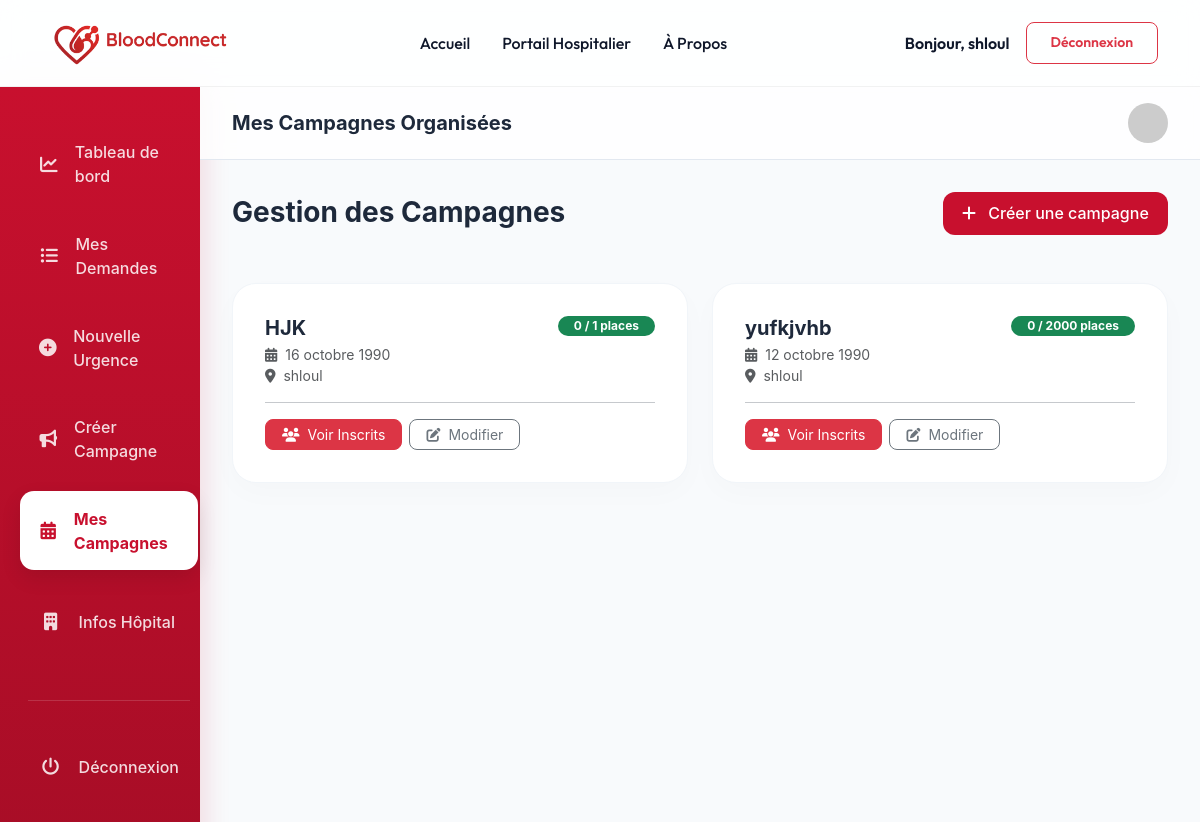
The app's page /campagnes/mes_campagnes/ (signed in), older data.
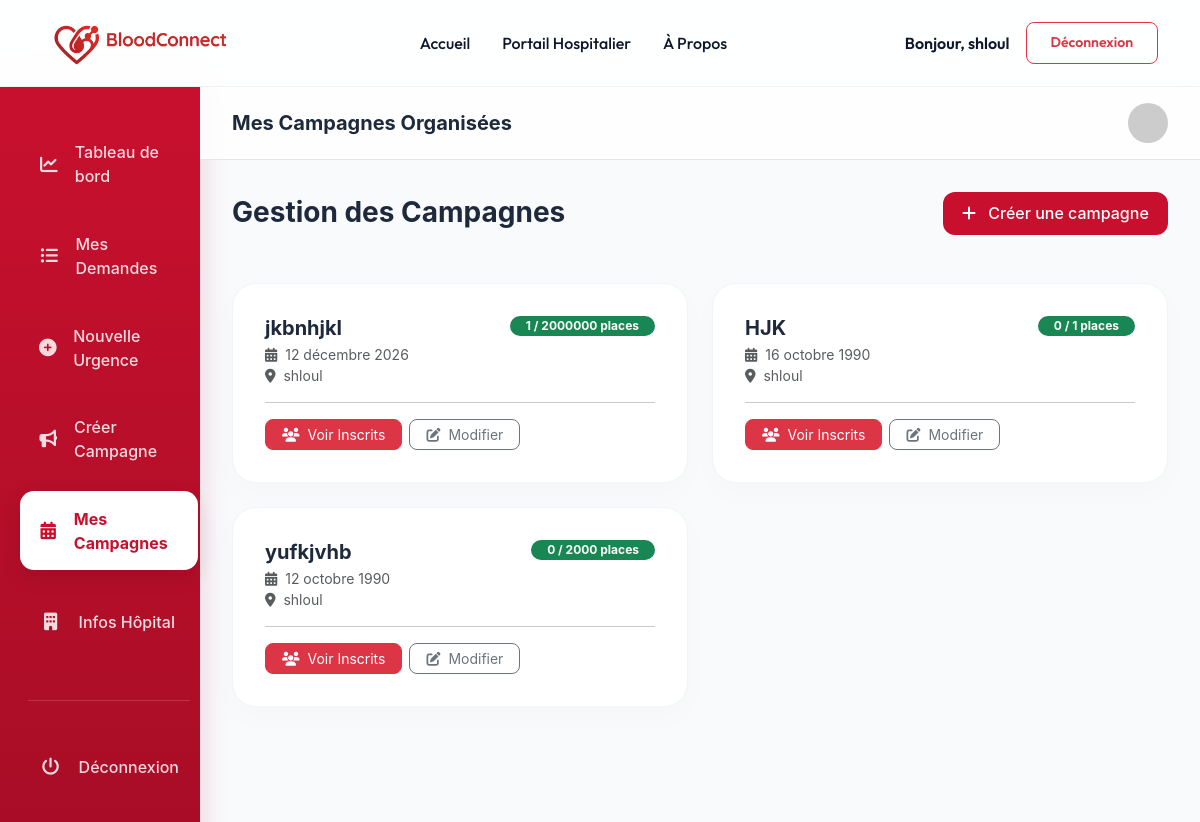
The same page, newer data.
### campagnes/models.py (models this page shows, shortened)
class Campagne(models.Model):
    hopital = models.ForeignKey('comptes.Hopital', on_delete=models.CASCADE, related_name='campagnes')
    nom = models.CharField(max_length=200)
    date = models.DateField()
    lieu = models.CharField(max_length=255)
    groupes_cibles = models.CharField(max_length=100)
    capacite_par_creneau = models.PositiveIntegerField(default=10)
    nb_creneaux = models.PositiveIntegerField(default=1)
    @property
    def capacite_totale(self):
        return self.capacite_par_creneau * self.nb_creneaux

### campagnes/views.py (the view)
# urls.py: path('mes_campagnes/', views.mes_campagnes, name='mes_campagnes'),
@login_required
def mes_campagnes(request):
    if request.user.role == 'donneur':
        inscriptions = Inscription.objects.filter(donneur=request.user.donneur).select_related('campagne')
        return render(request, 'campagnes/mes_campagnes_donneur.html', {'inscriptions': inscriptions})
    else:
        campagnes = request.user.hopital.campagnes.all().order_by('-date')
        return render(request, 'campagnes/mes_campagnes_hopital.html', {'campagnes': campagnes})

### campagnes/templates/campagnes/mes_campagnes_hopital.html (shortened to what this page needs)
{% load static %}
<!DOCTYPE html>
<html lang="fr">
<head>
    <link href="https://cdn.jsdelivr.net/npm/bootstrap@5.3.2/dist/css/bootstrap.min.css" rel="stylesheet">
    <link rel="stylesheet" href="https://cdnjs.cloudflare.com/ajax/libs/font-awesome/6.4.2/css/all.min.css">
</head>
<body>
    {% include 'header.html' %}
    <div class="container-fluid">
        <div class="row">
            <div class="col-lg-2 p-0 d-none d-lg-block">
                {% include 'demandes/sidebar_hopital.html' %}
            </div>
            <div class="col-lg-10 p-0">
                <div class="glass-header d-flex justify-content-between align-items-center">
                    <h5 class="fw-bold m-0">Mes Campagnes Organisées</h5>
                    <div class="d-flex align-items-center gap-3">
                        <img src="https://ui-avatars.com/api/?name={{ request.user.username }}&background=DC2626&color=fff" class="rounded-circle" width="40" alt="Avatar">
                    </div>
                </div>
                <div class="dashboard-content">
                    <div class="d-flex justify-content-between align-items-center mb-5">
                        <h3 class="fw-bold m-0">Gestion des Campagnes</h3>
                        <a href="{% url 'creer_campagne' %}" class="btn-red">
                            <i class="fas fa-plus me-2"></i> Créer une campagne
                        </a>
                    </div>
                    <div class="row g-4">
                        {% for c in campagnes %}
                            <div class="col-md-6">
                                <div class="card-custom">
                                    <div class="d-flex justify-content-between align-items-start mb-3">
                                        <div>
                                            <h5 class="fw-bold mb-1">{{ c.nom }}</h5>
                                            <p class="text-muted small mb-0"><i class="fas fa-calendar-alt me-1"></i> {{ c.date|date:"d F Y" }}</p>
                                            <p class="text-muted small mb-0"><i class="fas fa-map-marker-alt me-1"></i> {{ c.lieu }}</p>
                                        </div>
                                        <span class="badge {% if c.capacite_totale > c.inscriptions.count %}bg-success{% else %}bg-warning{% endif %} rounded-pill px-3">
                                            {{ c.inscriptions.count }} / {{ c.capacite_totale }} places
                                        </span>
                                    </div>
                                    <hr class="my-3 opacity-25">
                                    <div class="d-flex justify-content-between align-items-center">
                                        <div class="btn-group">
                                            <a href="{% url 'inscriptions_campagne' c.pk %}" class="btn btn-sm btn-danger rounded-3 px-3 me-2">
                                                <i class="fas fa-users me-1"></i> Voir Inscrits
                                            </a>
                                            <a href="{% url 'modifier_campagne' c.pk %}" class="btn btn-sm btn-outline-secondary rounded-3 px-3">
                                                <i class="fas fa-edit me-1"></i> Modifier
                                            </a>
                                        </div>
                                    </div>
                                </div>
                            </div>
                        {% endfor %}
                    </div>
                </div>
            </div>
        </div>
    </div>
</body>
</html>

Row changes from the older to the newer data that the page shows:
added Campagne: nom "jkbnhjkl", date "12 décembre 2026", lieu "shloul", inscriptions.count "1", capacite_totale "2000000"
